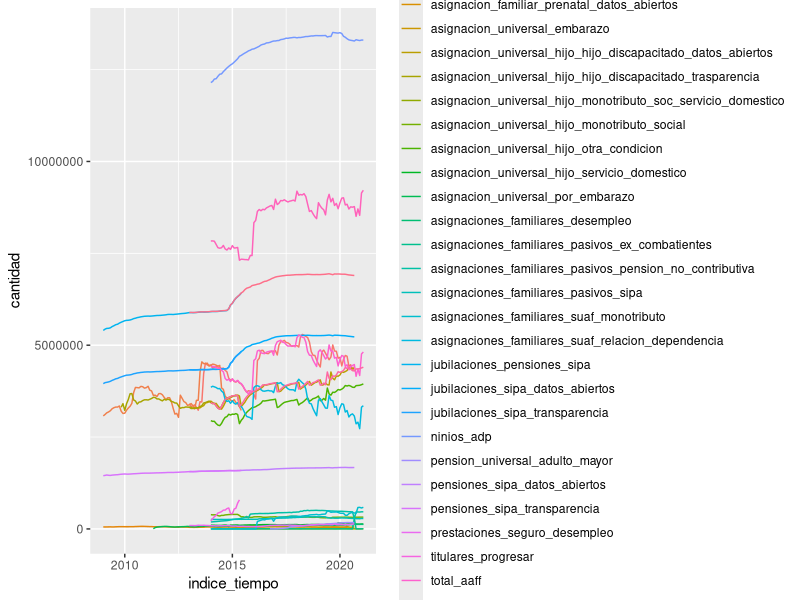
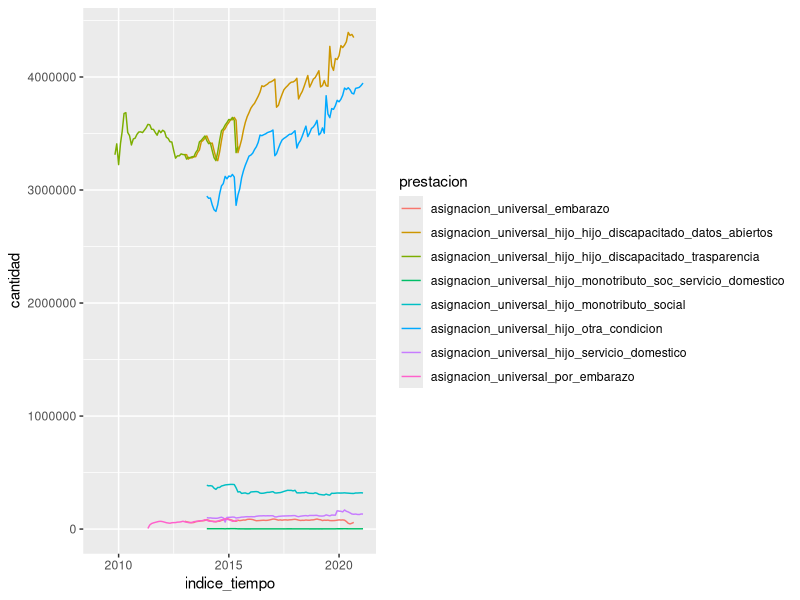
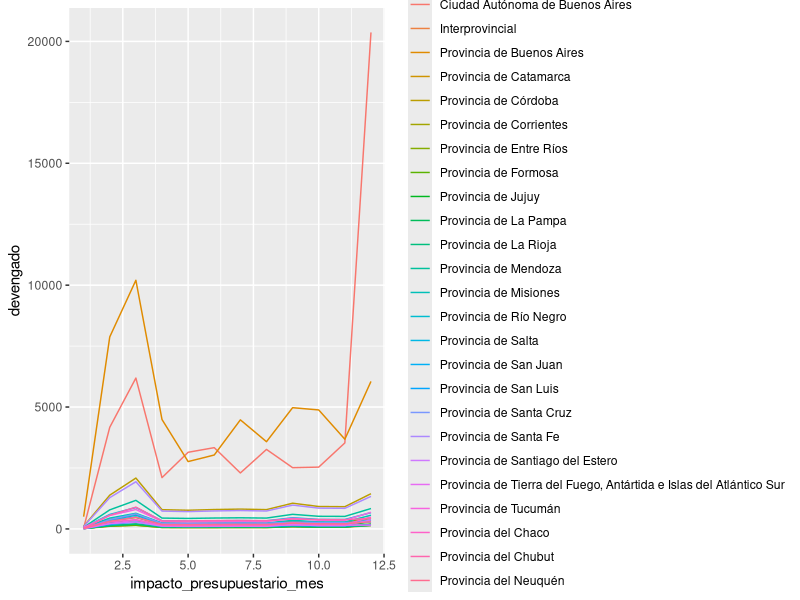
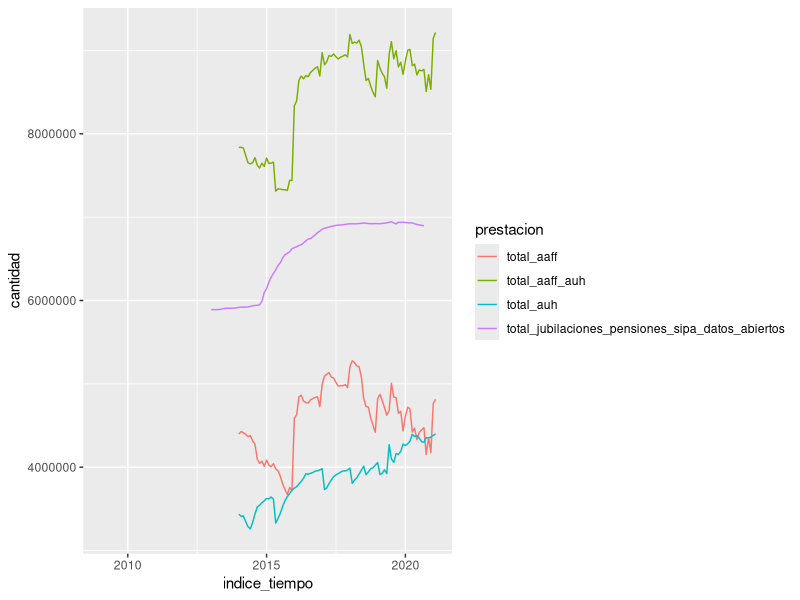
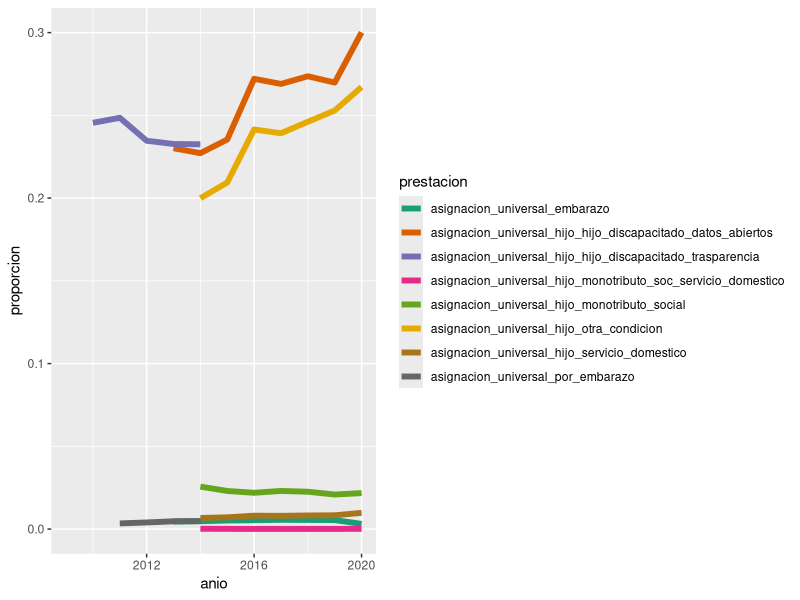
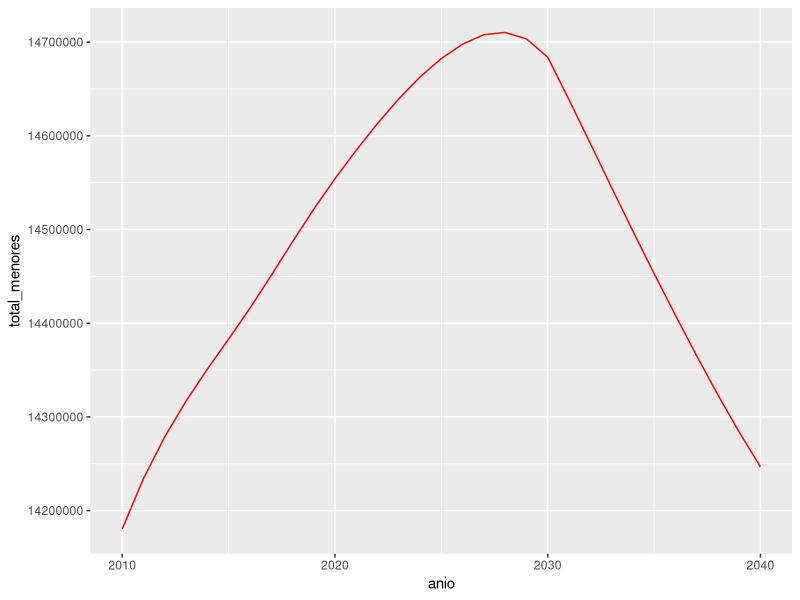
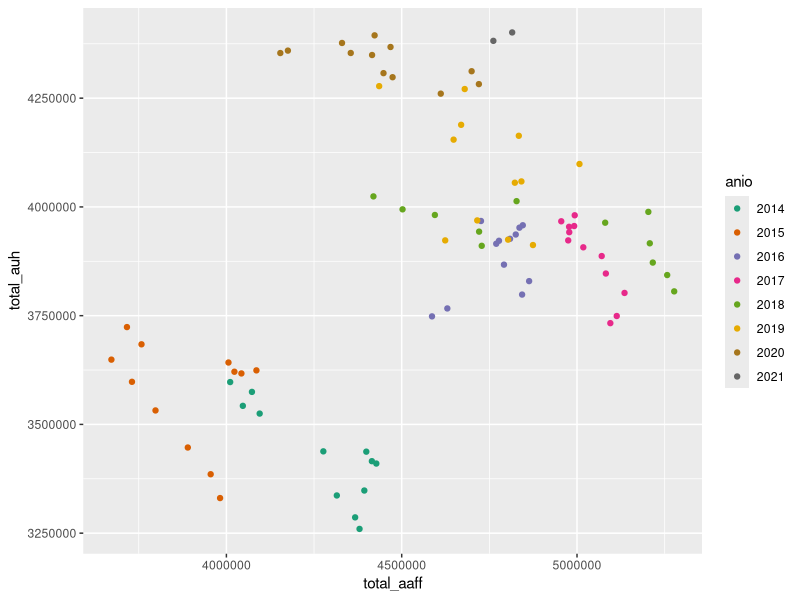

The R script that drew these images, in order:
setwd("~/Diplomatura/Trabajo Final/Grupo4_Final")
library(tidyverse)
library(lubridate)
options(scipen = 100)

#prestaciones_previsionales_sipa_por_tipo <- read_csv("https://infra.datos.gob.ar/catalog/sspm/dataset/189/distribution/189.1/download/prestaciones-previsionales-sipa-por-tipo.csv")

prestaciones_previsionales_sipa_por_tipo <- read_csv("data/prestaciones-previsionales-sipa-por-tipo.csv")

prestaciones_tidy <- prestaciones_previsionales_sipa_por_tipo %>% 
  pivot_longer(cols = -ends_with("indice_tiempo"), names_to  = "prestacion", values_to ="cantidad" )

glimpse(prestaciones_tidy)  

prestaciones_tidy %>% 
ggplot(aes(x=indice_tiempo, y = cantidad)) +
  geom_line(aes(color=prestacion))+
  guides(color=guide_legend(ncol=1))

totales_por_prestacion <- prestaciones_tidy %>% 
  group_by(prestacion) %>% 
  summarise(total = max(cantidad, na.rm = TRUE))

prestaciones_auh <- prestaciones_tidy %>% 
  filter(str_detect(prestacion, "asignacion_universal"))

prestaciones_auh %>% 
  ggplot(aes(x=indice_tiempo, y = cantidad)) +
  geom_line(aes(color=prestacion))+
  guides(color=guide_legend(ncol=1))

totales_por_tipo_auh <- prestaciones_auh %>% 
  group_by(prestacion) %>% 
  summarise(total = max(cantidad, na.rm = TRUE))


Credito_AUH_Interanual <- read_csv("data/Credito_PG19_SPG3_2009_2021.txt")

Credito_2020_por_Ubicacion <- Credito_AUH_Interanual %>% 
  filter(ejercicio_presupuestario == 2020) %>%
  group_by(impacto_presupuestario_mes, ubicacion_geografica_id,ubicacion_geografica_desc ) %>% 
  summarise(vigente = sum(credito_vigente, na.rm = TRUE ),
            pagado = sum(credito_pagado, na.rm = TRUE),
            devengado = sum(credito_devengado, na.rm = TRUE) )

Credito_2020_por_Ubicacion %>% 
  ggplot(aes(x=impacto_presupuestario_mes, y=devengado))+
  geom_line(aes(color=ubicacion_geografica_desc))+
  guides(color=guide_legend(ncol=1))

  theme( plot.title.position = "plot",
         panel.border = element_blank(), panel.grid.major = element_line(colour = "grey80")
         , panel.grid.minor = element_blank(),  
         legend.direction = "vertical", legend.key.size = unit(1,"mm"), legend.key.width = unit(3,"mm"),
         legend.title = element_text(size = 9, face="bold"),
         axis.text.x = element_text(size = 7),
         strip.text.x = element_text(size = 6,face="bold"),
         strip.background = element_rect(color="black", fill="#FFE599", size=0.5, linetype="solid"))

  prestaciones_totales <- prestaciones_tidy %>% 
    filter(str_detect(prestacion, "total"))
  
  prestaciones_totales %>% 
    ggplot(aes(x=indice_tiempo, y = cantidad)) +
    geom_line(aes(color=prestacion))+
    guides(color=guide_legend(ncol=1))
  
  library(readxl)
  
  poblacion_por_sexo_edad <-  read_excel("data/c1_proyecciones_nac_2010_2040.xls", 
                                              sheet = "cuadro 1", skip = 4) %>% 
    rename(anio = ...1) %>% 
    mutate(anio = as.numeric(anio ) ) %>% 
    filter(!is.na(anio)) %>% 
    select(-c(...5,...6,...7))
  
  poblacion_por_edad_rango <- read_excel("data/c2_proyecciones_nac_2010_2040.xls", 
                                              skip = 5) %>% 
    rename(rangos=...1)
  
  poblacion_por_edad_rango_unisex <- poblacion_por_edad_rango %>% 
    slice(c(5:25)) %>% 
    mutate(`2010`= as.numeric(`2010`))

  poblacion_por_edad_rango_varones <- poblacion_por_edad_rango %>% 
    slice(c(35:65))
  
  poblacion_por_edad_rango_mujeres <- poblacion_por_edad_rango %>% 
    slice(c(65:85))
  
  poblacion_por_edad_rango_unisex_tidy <- poblacion_por_edad_rango_unisex %>% 
    pivot_longer(cols = is_double,names_to  = "anio", values_to = "personas" ) %>% 
    mutate()
  
  poblacion_por_edad_0_19 <- poblacion_por_edad_rango_unisex %>% 
    filter(rangos %in% c("0- 4","5-9", "10-14","15-19")) %>% 
    pivot_longer(cols = is_double,names_to  = "anio", values_to = "personas" ) %>% 
    mutate(anio = as.numeric(anio)) %>% 
    group_by(anio) %>% 
    summarise(total_menores = sum(personas)) 
  
  prestaciones_auh_julio <- prestaciones_auh %>% 
    filter(month(indice_tiempo)==7 ) %>% 
    filter(day(indice_tiempo)==1 ) %>% 
    mutate(anio=year(indice_tiempo)) %>% 
    select(-indice_tiempo)
  
  prestaciones_auh_total_menores <-  prestaciones_auh_julio %>% 
    left_join(poblacion_por_edad_0_19) %>% 
    mutate(proporcion = cantidad/total_menores)
  
  prestaciones_auh_total_menores %>% 
    ggplot(aes(x=anio, y = proporcion)) +
    geom_line(aes(color=prestacion),size=2)+
    guides(color=guide_legend(ncol=1))+
    scale_color_brewer(palette="Dark2")
  
  poblacion_por_edad_0_19 %>% 
    ggplot(aes(x=anio, y=total_menores))+
    geom_line( color = "red")
  
  prestaciones_auh_aaff <- prestaciones_tidy %>% 
    filter( prestacion %in% c("total_aaff", "total_auh") ) %>% 
    filter( day(indice_tiempo)==1 ) %>% 
    filter( !is.na(cantidad) ) %>% 
    pivot_wider(names_from = prestacion, values_from = cantidad) %>% 
    mutate( anio = as.factor(year(indice_tiempo) )) 
    
  prestaciones_auh_aaff %>% 
    ggplot(aes(x=total_aaff,y=total_auh)) +
    geom_point(aes(color=anio))+
    scale_color_brewer(palette="Dark2")
    
  
  glimpse(poblacion_por_edad_0_19)
  
